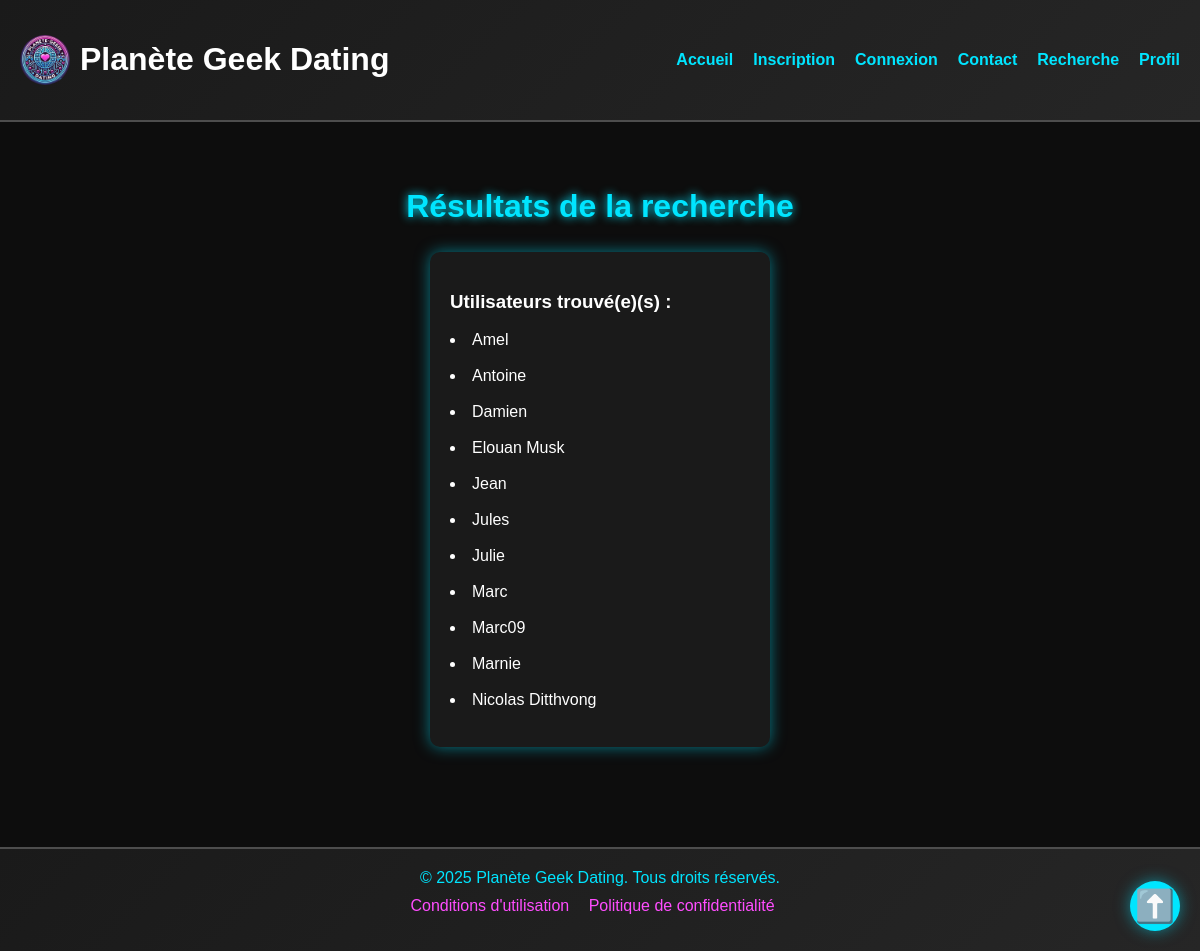
The app's page /resultats, older data.
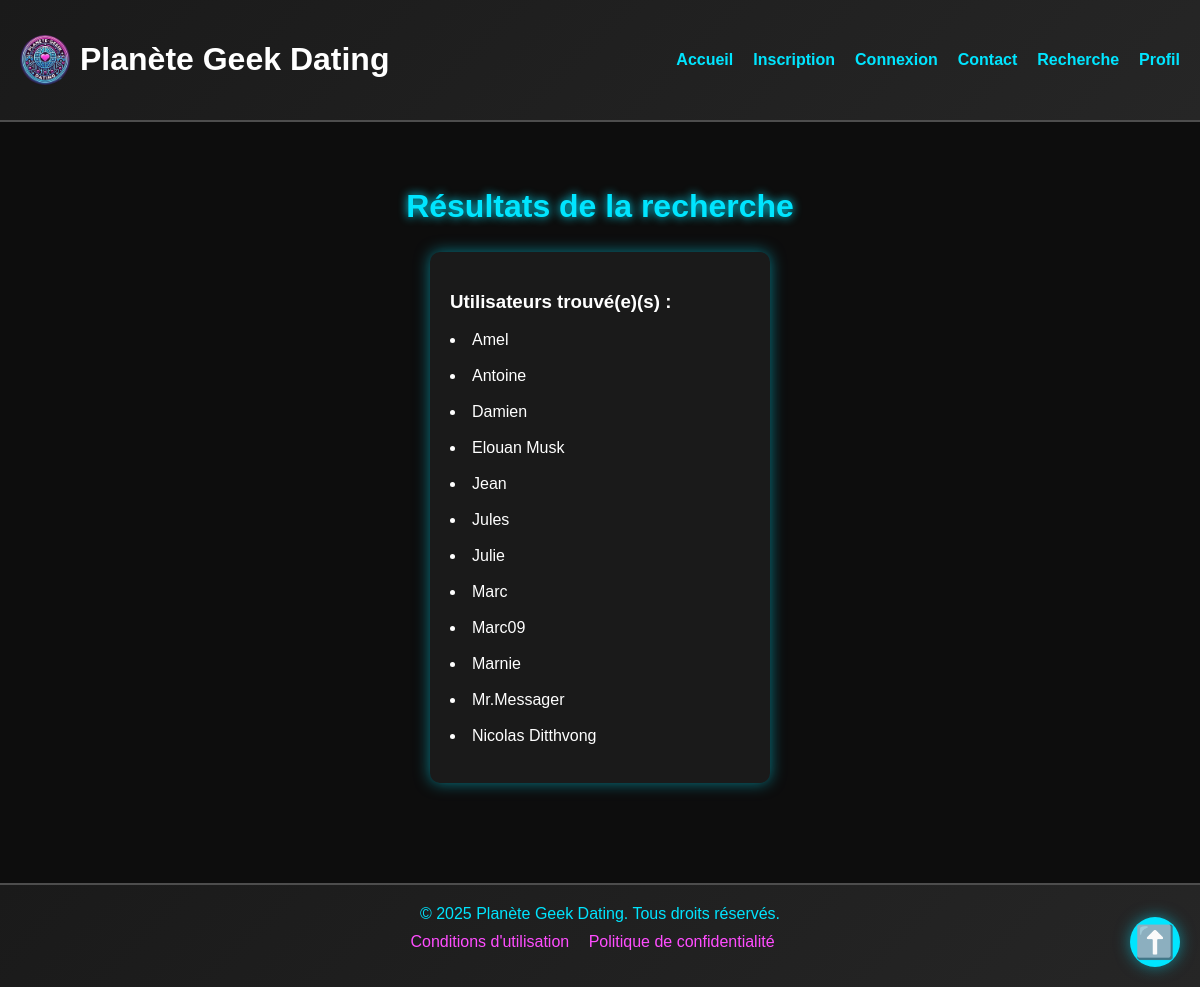
The same page, newer data.
### tables this page shows
CREATE TABLE "infos_joueur" (
	"name_id"	TEXT UNIQUE,
	"sexe"	TEXT,
	"age"	INTEGER,
	"fav_game"	TEXT,
	"screen_time_moy"	INTEGER,
	"heure_sommeil"	INTEGER,
	"addiction"	TEXT,
	"nb_douches"	INTEGER,
	"nb_ex"	INTEGER,
	"fav_soda"	TEXT,
	"fav_bonbons"	TEXT,
	"pourcent_selfcontrol"	INTEGER,
	"discord"	TEXT,
	"mdp"	TEXT UNIQUE
);

### app.py (the view, shortened to what this page needs)
@app.route('/resultats', methods=['POST', 'GET'])
def resultats():
    username = request.form.get('username')
    sexe = request.form.get('sexe')
    age = request.form.get('age')
    jeu = request.form.get('jeu')
    temps = request.form.get('temps')
    addiction = request.form.get('addiction')
    douches = request.form.get('douches')
    exs = request.form.get('exs')
    soda = request.form.get('soda')
    bonbon = request.form.get('bonbon')
    selfcontrol = request.form.get('selfcontrol')
    discord = request.form.get('discord')
    sommeil = request.form.get('sommeil')
    conn = get_db_connection(DATABASE)
    curseur = conn.cursor()
    conditions = []
    params = []
    if sexe:
        conditions.append("sexe = ?")
        params.append(sexe)
    if jeu:
        conditions.append("fav_game = ?")
        params.append(jeu)
    if addiction:
        conditions.append("addiction = ?")
        params.append(addiction)
    if douches:
        conditions.append("nb_douches = ?")
        params.append(douches)
    if exs:
        conditions.append("nb_ex = ?")
        params.append(exs)
    if soda:
        conditions.append("fav_soda = ?")
        params.append(soda)
    if bonbon:
        conditions.append("fav_bonbons = ?")
        params.append(bonbon)
    if selfcontrol:
        conditions.append("pourcent_selfcontrol = ?")
        params.append(selfcontrol)
    if discord:
        conditions.append("discord = ?")
        params.append(discord)
    if sommeil:
        conditions.append("heure_sommeil = ?")
        params.append(sommeil)
    if username:
        conditions.append("name_id = ?")
        params.append(username)
    query = "SELECT name_id FROM infos_joueur"
    if conditions:
        query += " WHERE " + " OR ".join(conditions)
    print("Requête SQL :", query)
    print("Paramètres :", params)
    curseur.execute(query, params)
    data = [row[0] for row in curseur.fetchall()]
    conn.commit()
    conn.close()
    return render_template('resultats.html', data=data)

### app.py (called while the page is built)
def get_db_connection(DATABASE):
    conn = sqlite3.connect(DATABASE)
    conn.row_factory = sqlite3.Row
    return conn

### templates/resultats.html (shortened to what this page needs)
<!DOCTYPE html>
<html lang="fr">
<head>
    <link rel="stylesheet" href="{{ url_for('static', filename='styles.css') }}">
</head>
<body id="top">
    <header>
        <div class="logo">
            <img src="{{url_for('static', filename='logo circulaire.webp')}}" alt="Logo Planète Geek Dating">
            <h1><a class="home_button" href="{{url_for('index')}}">Planète Geek Dating</a></h1>
        </div>
        <nav>
            <ul>
                <li><a href="{{url_for('index')}}">Accueil</a></li>
                <li><a href="{{url_for('index', section='signup')}}">Inscription</a></li>
                <li><a href="{{url_for('Connexion')}}">Connexion</a></li>
                <li><a href="{{url_for('Contacts')}}">Contact</a></li>
                <li><a href="{{url_for('recherche')}}">Recherche</a></li>
                <li><a href="{{url_for('profil')}}">Profil</a></li>
            </ul>
        </nav>
    </header>
    <main>
        <section id="results">
            <h2>Résultats de la recherche</h2>
            <div class="profile-list">
                <div class="profile-card">
                    <h3>Utilisateurs trouvé(e)(s) :</h3>
            {% for pseudo in data %}
            <li>
                <a class="linkin" href="{{ url_for('profil_user_', username=pseudo) }}">{{ pseudo }}</a>
                <br>
                <br>
            </li>
            {% endfor %}
                </div>
            </div>
        </section>
    </main>
    <footer>
        <p>&copy; 2025 Planète Geek Dating. Tous droits réservés.</p>
        <ul>
            <li><a href="#terms">Conditions d'utilisation</a></li>
            <li><a href="#privacy">Politique de confidentialité</a></li>
        </ul>
    </footer>
    <a href="#top" class="back-to-top" aria-label="Remonter en haut">⬆️</a>
</body>
</html>

### static/styles.css (style rules this page uses)
:root { --primary-color: #00e5ff; --secondary-color: #ff4dff; --bg-color: #0d0d0d; --text-color: #ffffff; }
body { font-family: 'Arial', sans-serif; margin: 0; padding: 0; background-color: var(--bg-color); color: var(--text-color); }
.back-to-top { position: fixed; bottom: 20px; right: 20px; width: 50px; height: 50px; background-color: var(--primary-color); color: var(--bg-color); text-align: center; line-height: 50px; font-size: 2rem; border-radius: 50%; box-shadow: 0 0 15px rgba(0, 229, 255, 0.5); text-decoration: none; transition: all 0.3s ease; }
.profile-card { background-color: #1a1a1a; padding: 20px; border-radius: 10px; box-shadow: 0 0 15px rgba(0, 229, 255, 0.5); width: 300px; color: var(--text-color); text-align: left; transition: transform 0.3s ease, box-shadow 0.3s ease; }
.profile-list { display: flex; flex-wrap: wrap; gap: 20px; justify-content: center; }
.home_button, .home_button:visited, .home_button:hover, .home_button:focus { color: white; text-decoration: none; }
header { background: linear-gradient(135deg, #1a1a1a, #262626); padding: 20px; display: flex; justify-content: space-between; align-items: center; border-bottom: 2px solid #4d4d4d; }
header .logo { display: flex; align-items: center; }
header .logo img { height: 50px; margin-right: 10px; border-radius: 50%; object-fit: cover; }
header nav ul { list-style-type: none; margin: 0; padding: 0; display: flex; gap: 20px; }
header nav ul li a { color: #00e5ff; text-decoration: none; font-weight: bold; transition: color 0.3s; }
main { padding: 40px 20px; text-align: center; }
main section { margin-bottom: 60px; }
main h2 { font-size: 2rem; color: #00e5ff; text-shadow: 0 0 10px #00e5ff; }
footer { background: linear-gradient(135deg, #1a1a1a, #262626); padding: 20px; text-align: center; border-top: 2px solid #4d4d4d; }
footer p { margin: 0; color: #00e5ff; }
footer ul { list-style-type: none; padding: 0; margin-top: 10px; }
footer ul li { display: inline; margin-right: 15px; }
footer ul li a { color: #ff4dff; text-decoration: none; transition: color 0.3s; }
.linkin { color: white; text-decoration: none; font-size: 15; }

Row changes from the older to the newer data that the page shows:
added infos_joueur: name "Mr.Messager"
